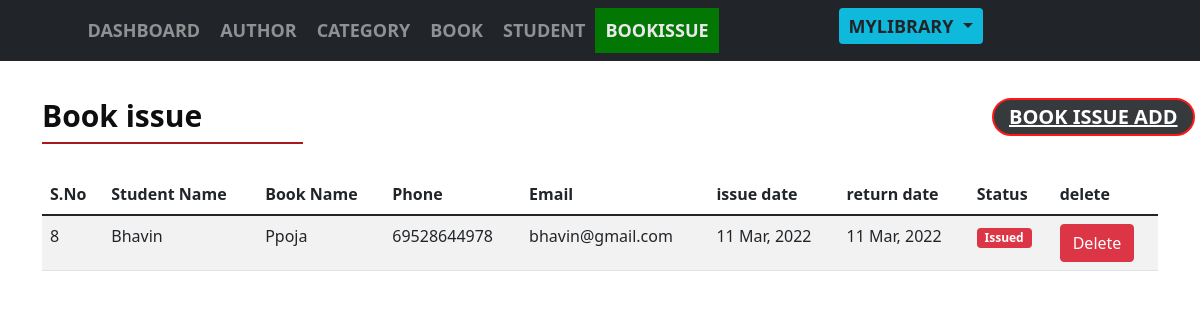
The app's page /book_issue.php with its own data.
### tables this page shows
CREATE TABLE `book_issue` (
  `issue_id` int(11) NOT NULL,
  `issue_name` varchar(50) NOT NULL,
  `issue_book` varchar(40) NOT NULL,
  `issue_date` date NOT NULL,
  `return_date` date NOT NULL,
  `issue_status` varchar(12) NOT NULL
);

CREATE TABLE `student` (
  `student_id` int(11) NOT NULL,
  `student_name` varchar(50) NOT NULL,
  `student_gender` varchar(10) NOT NULL,
  `student_class` varchar(30) NOT NULL,
  `student_phone` varchar(12) NOT NULL,
  `student_email` varchar(30) NOT NULL
);

CREATE TABLE `book` (
  `book_id` int(11) NOT NULL,
  `book_name` varchar(50) NOT NULL,
  `book_category` varchar(50) NOT NULL,
  `book_author` varchar(50) NOT NULL,
  `book_status` varchar(10) NOT NULL
);

### book_issue.php (the view, shortened to what this page needs)
<?php
include "db.php" ;
include "header1.php" ;
?>
<div id="admin-content">
    <div class="container">
        <div class="row">
            <div class="col-md-3">
                <h2 class="admin-heading">Book issue</h2>
            </div>
            <div class="offset-md-7 col-md-2">
                <a class="add-new badge rounded-pill bg-dark text-white" href="add-book-issue.php">Book issue add</a>
            </div>
        </div>
        <div class="row">
          <div class="col-md-12">
            <?php
            $query = "SELECT * FROM book_issue
            LEFT JOIN student ON book_issue.issue_name = student.student_id
             LEFT JOIN book ON book_issue.issue_book = book.book_id
            ";
            $run = mysqli_query($conn, $query);
            ?>
            <table class="table table-striped">
              <thead>
                <th>S.No</th>
                <th>Student Name</th>
                <th>Book Name</th>
                <th>Phone</th>
                <th>Email</th>
                <th>issue date</th>
                <th>return date</th>
                <th>Status</th>
                <th>delete</th>
              </thead>
            <tbody>
                <?php if(mysqli_num_rows($run) > 0){
                while($row = mysqli_fetch_assoc($run)) {
                  ?>
                <tr <?php ?>>
                  <td><?php echo $row['issue_id']; ?></td>
                  <td><?php echo $row['student_name']; ?></td>
                  <td><?php echo $row['book_name']; ?></td>
                  <td><?php echo $row['student_phone']; ?></td>
                  <td><?php echo $row['student_email']; ?></td>
                  <td><?php echo date('d M, Y',strtotime($row['issue_date'])); ?></td>
                  <td><?php echo date('d M, Y',strtotime($row['return_date'])); ?></td>
                  <td>
                  <?php if($row['issue_status'] == 'Y'){
                    echo "<span class='badge bg-success'>Returned</span>";
                  }else{
                    echo "<span class='badge bg-danger'>Issued</span>";
                  } ?>
                  </td>
                  <td>
                <a class="btn btn-danger" href="<?php $_SERVER['PHP_SELF']; ?>?del=<?php echo $row['issue_id']; ?>">Delete</a>
              </td>
                </tr>
                <?php
                  }
                }else{ ?>
                  <tr>
                    <td colspan="10">No Books Issued</td>
                  </tr>
                <?php } ?>
              </tbody>
            </table>
          </div>
        </div>
     </div>
   </div>

### header1.css (style rules this page uses)
#admin-content { min-height: 80vh; padding: 20px 0 40px; }
#admin-content { min-height: 80vh; padding: 50px 0 40px; }
#admin-content .admin-heading { color: #0E0E0E; font-size: 30px; font-weight: 600; margin: 0 0 40px; position: relative; }
#admin-content .admin-heading:after { content : ""; background: #A00000; width: 100%; height: 2px; opacity: 0.9; position: absolute; left: 0; bottom: -10px; }
#admin-content .add-new { font-size: 20px; font-weight: 600; text-align: center; text-transform: uppercase; border: 2px solid red; padding: 7px 15px; opacity: 0.9; transition: all 0.3s; }
body { padding-top: 3rem; padding-bottom: 3rem; color: #5a5a5a; }

### records on screen
book_issue: issue_id "8", student.student_name "Bhavin", book.book_name "Ppoja", student.student_phone "69528644978", student.student_email "bhavin@gmail.com", issue_date "11 Mar, 2022", return_date "11 Mar, 2022", issue_status "Issued"
